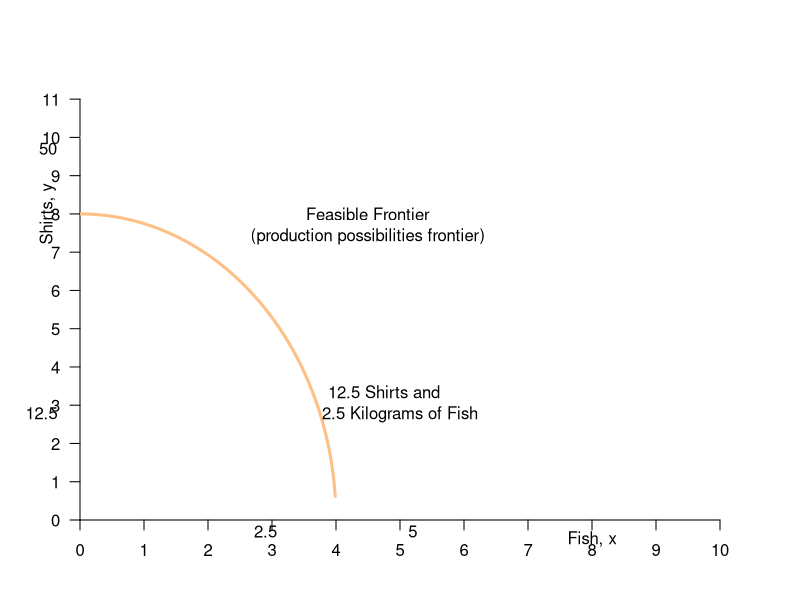

Generate this figure with R:
#Graph Designer: Simon Halliday
#Authors: Bowles, Foley and Halliday
#Title: Coordination, Conflict and Competition: A Text in Microeconomics

require(shape)
pdf(file = "people/constrained_diag.pdf", width = 9, height = 9)

#Set parameters for graphics
axislabelsize <- 1
graphlinewidth <- 3
segmentlinewidth <- 2

COL <- c("#7fc97f", "#beaed4", "#fdc086", "#ffff99", "#386cb0", "#f0027f", "#bf5b17", "#666666")
COLA <- c("#e0f3db", "#99d8c9","#66c2a4","#41ae76", "#238b45", "#005824")
COLB <- c("#4eb3d3", "#2b8cbe", "#0868ac","#084081")

#Edited the margins to cater for the larger LHS labels
par(mar =  c(4, 4, 4, 4))

#Change this to make it log of l 

# ppf <- function(l, k = 0.5) {
#   k * (1/l)
# }

ellipse <- function(x, y, a = 1, b = 2, constant = -4){
  (x^2/a^2) + (y^2)/(b^2) + constant
}

# y^2/b^2 = constant - x^2/a^2
# y^2 = b^2*(constant - x^2 / a^2)
# y = +/-sqrt(b^2*(constant - x^2 / a^2))
# 
# ellipsePos <- function(x, a = 1, b = 2, constant = 4, ky = 2, kx = 2){
#   sqrt(ky + b^2*(constant - (x- kx)^2 / a^2))
# }

ellipsePos <- function(x, a = 1, b = 2){
  (a/b)*(sqrt(a^2 - x^2))
}

ellipseNeg <- function(x, a = 1, b = 2){
  -(a/b)*(sqrt(a^2 - x^2))
}



# ellipseNeg <- function(x, a = 1, b = 2, constant = 4, ky = 2, kx = 2){
#   -sqrt(ky + b^2*(constant - (x - kx)^2 / a^2))
# }

# ppf <- function(fish, k = 0.1, alpha = 2, maxfish = 5) {
#   k * (fish - maxfish)^alpha 
# }
# 
# fishProd <- function(l, k = 0.5){
#   (-k)*l
# }
# 
# feasibleLabor <- function(l, time = 10){
#   -time - l
# }
# 
# manufactureProd <- function(l, k = 0.1, alpha = 2){
#   k * (-l)^alpha
# }

uFn <- function(x, y, alpha = 0.5){
  (x^alpha)*(y^(1-alpha))
}

budgetExchange <- function(x, yintercept = 12, slope = 1){
  yintercept - slope * x
}

xlims <- c(0, 10)
ylims <- c(0, 11.5)

npts <- 501 
x <- seq(xlims[1], xlims[2], length.out = npts)
y <- seq(ylims[1], ylims[2], length.out = npts) 
a <- c(1.8, 2.75, 4.1)

plot(0, 0, xlim = xlims, ylim = ylims, type = "n",
     xlab = expression(paste("")),
     ylab = expression(paste("")), 
     xaxt = "n", 
     yaxt = "n", 
     cex.lab = axislabelsize, 
     bty = "n", 
     xaxs="i", 
     yaxs="i"
)

ticksy <- seq(from = 0, to = ylims[2], by = 1)
ylabels <- seq(from = 0, to = ylims[2], by = 1)
ticksx <- seq(from = 0, to = xlims[2], by = 1)
xlabels <- seq(from = 0, to = xlims[2], by = 1)
# ticksy <- c(ylims[1], -5, 0, 2.5, ylims[2])
# ylabels <- c(NA, NA, NA, NA, NA)
# ticksx <- c(xlims[1], 0, xlims[2])
# xlabels <- c(NA, NA, NA)

axis(1, at = ticksx, pos = 0, labels = xlabels)
axis(2, at = ticksy, pos = 0, labels = ylabels, las = 1)

npts <- 500 
xx1 <- seq(xlims[1], xlims[2], length.out = npts)
xx2 <- seq(0, xlims[2], length.out = npts)
xx3 <- seq(xlims[1], 0, length.out = npts)
xx4 <- seq(-11, 0, length.out = npts)

#Draw the polygon for shading the feasible set
#xpoly1 <- seq(from = 0, to = 5, length.out = 500)
#ypoly1 <- ppf(xpoly1, k = 10/25, alpha = 2, maxfish = 5)
#polygon(x = c(xpoly1, rev(xpoly1[1])), y = c(ypoly1, rev(ypoly1)[1]), col=COLA[1], density=NULL, border = NA)

#Draw the graphs
#lines(xx1, ppf(xx1, k = 10/25, alpha = 2, maxfish = 5), col = COLA[5], lwd = graphlinewidth)
lines(xx2, ellipsePos(xx1, a = 4, b = 2), col = COL[3], lwd = graphlinewidth)
lines(xx2, ellipseNeg(xx1, a = 4, b = 2), col = COL[3], lwd = graphlinewidth)
#lines(xx3, feasibleLabor(xx3, time = 10), col = COL[3], lwd = graphlinewidth)
#lines(xx4, manufactureProd(xx4, k = 0.1, alpha = 2), col = COLB[4], lwd = graphlinewidth)

#mtext(expression(paste("Quantity of fish, ", x)), side=1, line = 2.5, cex = axislabelsize)
text(-0.5, 8, expression(paste("Shirts, ", y)), xpd = TRUE, cex = axislabelsize, srt = 90) 
text(8, -0.5, expression(paste("Fish, ", x)), xpd = TRUE, cex = axislabelsize)
text(0.5, -7.5, expression(paste("Labor for Fish, ", L^f)), xpd = TRUE, cex = axislabelsize, srt= 90) 
text(-7.5, 0.5, expression(paste("Labor for Shirts, ", L^s)), xpd = TRUE, cex = axislabelsize)

#Label the points on the axes we want
text(-0.6, 2.8, expression(paste(12.5)), xpd = TRUE, cex = axislabelsize)
text(-0.5, 9.7, expression(paste(50)), xpd = TRUE, cex = axislabelsize)
text(2.9, -0.3, expression(paste(2.5)), xpd = TRUE, cex = axislabelsize)
text(5.2, -0.3, expression(paste(5)), xpd = TRUE, cex = axislabelsize)

#Label the two production functions
#Clothing
text(-3.25, 6, expression(paste("Shirt Production")), xpd = TRUE, cex = axislabelsize)
text(-3.25, 5, expression(paste(y == frac(1,2)(L^s)^2)), xpd = TRUE, cex = axislabelsize)
Arrows(-4.5, 5, -6.5, 5, col = "black", lty = 1, lwd = 2, arr.type = "triangle", arr.lwd = 0.5)

#Fishing
text(6.8, -4.8, expression(paste("Fish Production")), xpd = TRUE, cex = axislabelsize)
text(6.8, -5.8, expression(paste(x == frac(1,2)(L^f))), xpd = TRUE, cex = axislabelsize)
Arrows(5.8, -5.8, 3.5, -5.8, col = "black", lty = 1, lwd = 2, arr.type = "triangle", arr.lwd = 0.5)

#Draw segments for the 50/50 split of time
# segments(-5, -5, -5, 2.5, lty = 2, col = "gray", lwd = segmentlinewidth)
# segments(-5, -5, 2.5, -5, lty = 2, col = "gray", lwd = segmentlinewidth)
# segments(-5, 2.5, 2.5, 2.5, lty = 2, col = "gray", lwd = segmentlinewidth)
# segments(2.5, -5, 2.5, 2.5, lty = 2, col = "gray", lwd = segmentlinewidth)

#Annotate Max time on clothes
segments(-10, 0, -10, 10, lty = 2, col = "gray", lwd = segmentlinewidth)
segments(-10, 10, 0, 10, lty = 2, col = "gray", lwd = segmentlinewidth)
text(-6.5, 9.5, expression(paste("10 hrs of labor")))
text(-6.5, 8.9, expression(paste("for shirts produces")))
text(-6.5, 8.3, expression(paste("50 shirts")))
#points(-10, 10, pch = 16, col = "black", cex = 1.5)

#Annotate Max time on fishing
segments(0, -10, 5, -10, lty = 2, col = "gray", lwd = segmentlinewidth)
segments(5, -10, 5, 0, lty = 2, col = "gray", lwd = segmentlinewidth)
text(8, -8.4, expression(paste("10 hrs of labor")))
text(8, -9, expression(paste("for fishing produces")))
text(8, -9.6, expression(paste("5 kgs of fish")))
#points(5, -10, pch = 16, col = "black", cex = 1.5)

#Annotate point on ppf 
text(4.75, 3.35, expression(paste("12.5 Shirts and")))
text(5, 2.75, expression(paste("2.5 Kilograms of Fish")))

#Annotate point on labor feasibility frontier
points(-5, -5, pch = 16, col = "black", cex = 1.5)
text(-6.75, -5, expression(paste(list(L^S ==5, L^F == 5) )))

text(-3, -9, expression(paste(L^S + L^F <= 10)))
Arrows(-3, -8.5, -3, -7.5, col = "black", lty = 1, lwd = 2, arr.type = "triangle", arr.lwd = 0.5)

#Label the feasible frontier
text(4.5, 8, expression("Feasible Frontier"))
text(4.5, 7.4, expression("(production possibilities frontier)"))



dev.off()
